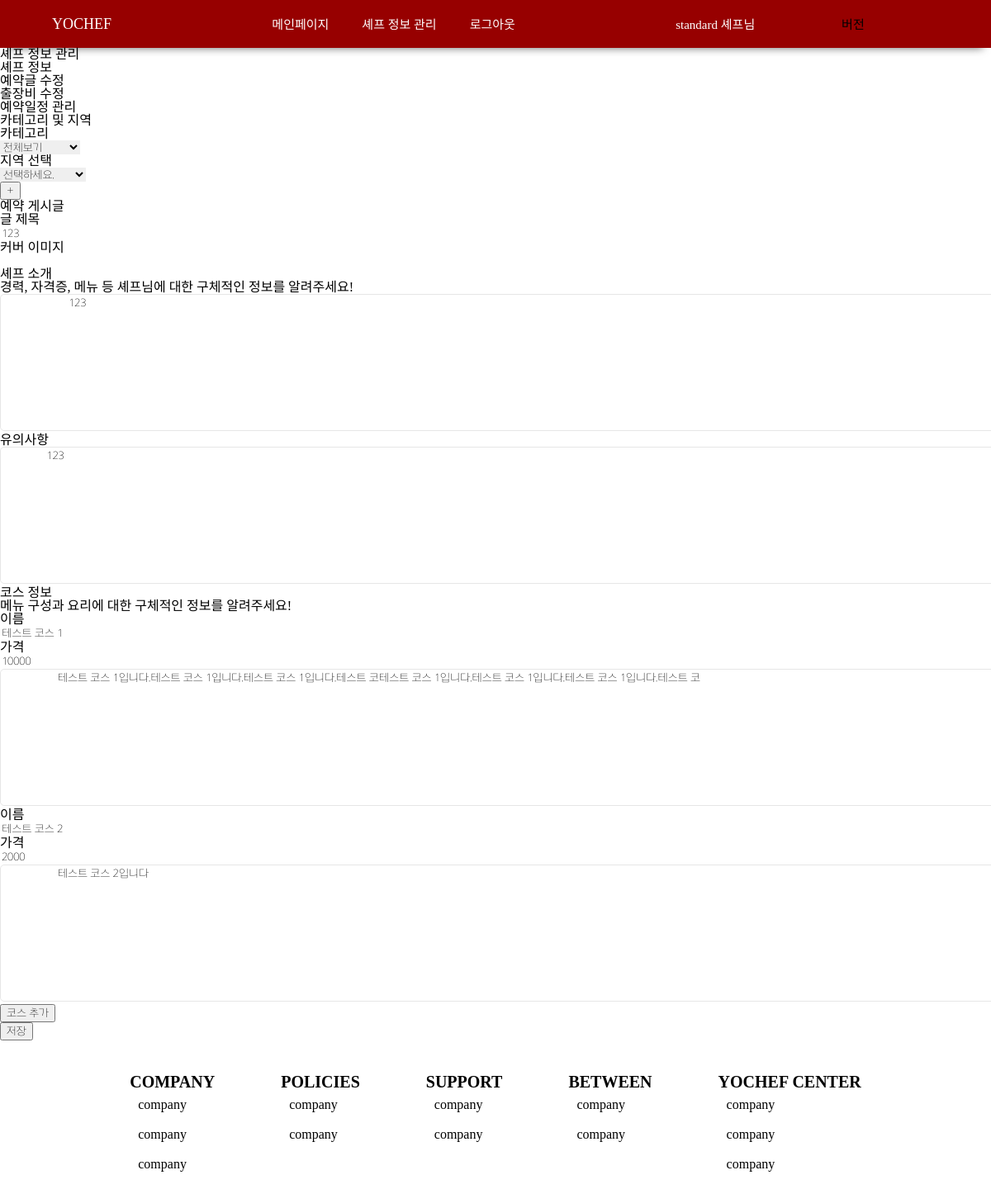
Page /chef/editPost/ (signed in) on the earlier database version.
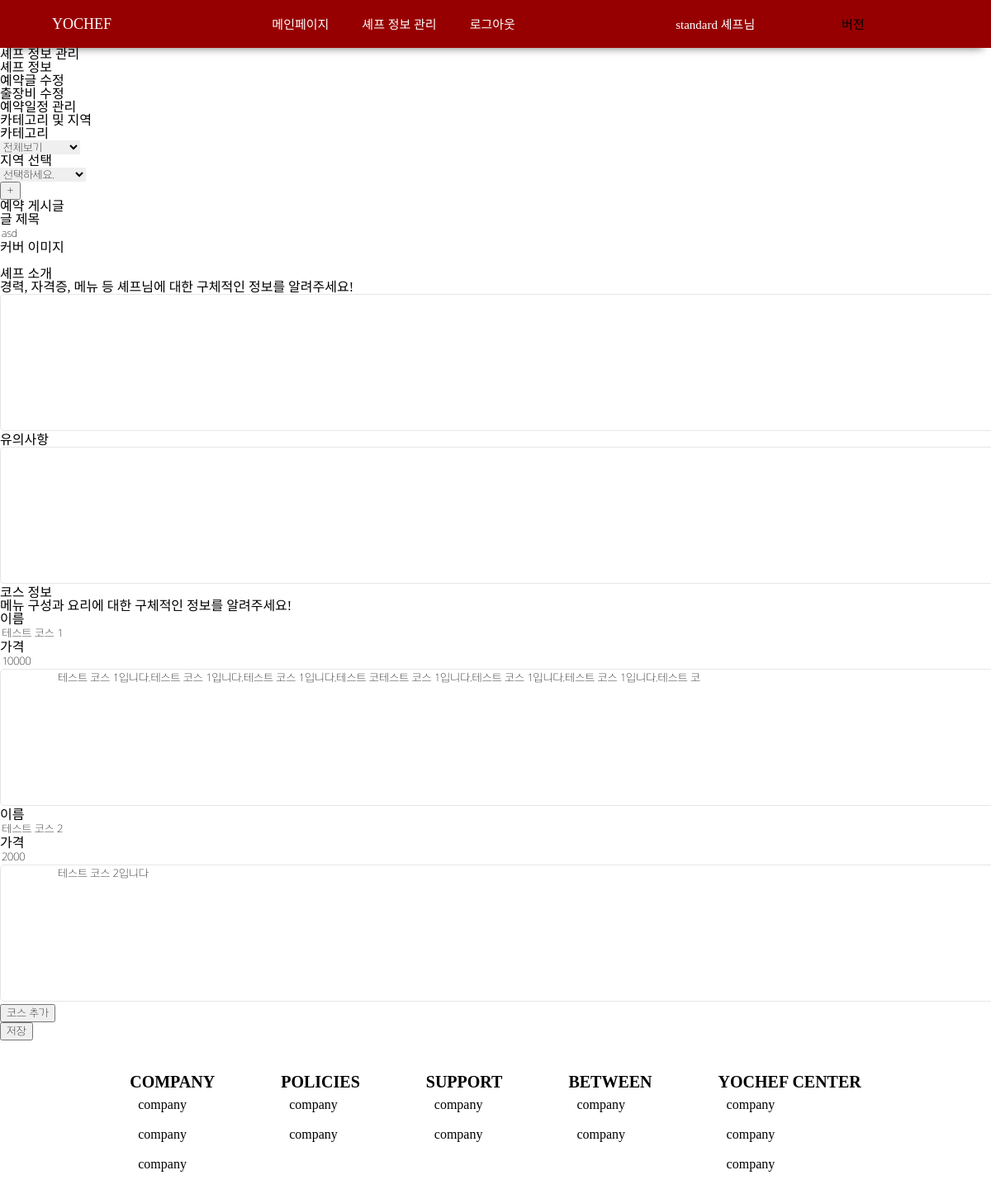
Same page on the later database version.
### chef/models.py (models this page shows, shortened)
class Post(models.Model):
	chef = models.OneToOneField(Chef, on_delete=models.CASCADE)
	region = models.IntegerField(null=True)
	regionDetail = models.ForeignKey(RegionDetail, null=True, on_delete=models.SET_NULL)
	title = models.TextField(max_length=255, null=True)
	introduce = models.TextField(max_length=5000, null=True)
	category = models.IntegerField(null=True)		# 한식, 일식, 중식, 아시안, 양식, 채식
	notice = models.TextField(max_length=5000, null=True)
	movingPrice = models.IntegerField(default=0)
	isOpen = models.BooleanField(default=True)
	registerDate = models.DateTimeField(auto_now=True)

### chef/views.py (the view)
# urls.py: path('editPost/', views.editPost, name="editPost"),
def editPost(request):
    chef = request.user.customer.chef
    post = Post.objects.get(chef=chef)
    coverImages = File.objects.filter(post=post, category=4)
    courses = Course.objects.filter(post=post)
    courseImageList = []
    for course in courses:
        courseImages = File.objects.filter(course=course, category=3)
        courseImageList.append(courseImages)
    region = post.region
    regionDetail = post.regionDetail
    context = {}
    context['chef'] = chef
    context['post'] = post
    context['coverImages'] = coverImages
    context['courses'] = courses
    context['courseImageList'] = courseImageList
    context['region'] = region
    context['regionDetail'] = regionDetail
    return render(request, 'editChefProfile_2.html', context)

### chef/templates/editChefProfile_2.html (shortened to what the changed rows need)
{% extends 'base_editChef.html' %}
{% block content %}
    <form name="editChefProfile_1" action="{% url 'updatePost' %}" method="POST" >
        <section class="category-region">
            <h2 class="category-region__header">카테고리 및 지역</h2>
        </section>
        <section class="post">
            <h2 class="post__header">예약 게시글</h2>
            <article class="post-title-wrapper">
                <h4 class="article-title">글 제목</h4>
                <input value="{{post.title}}" class="post-title__content" name="title" type="text" placeholder="예약글 제목을 입력해주세요.">
            </article>
            <article class="chef-intro-wrapper">
                <div class="chef-intro__content">
                    <textarea name="introduce" class="chefInfoInput" maxlength="500" cols="100" rows="10">
                        {{post.introduce}}
                    </textarea>
                </div>
            </article>
            <article class="notice-wrapper">
                <div class="notice__content">
                    <textarea name="notice" class="noticeInput" maxlength="500" placeholder="ex)
                    예약이 완료되면 안내 카톡을 보내드릴 예정입니다. 세부 요청사항은 카톡에서 말씀해주세요!
                    코스별 안내사항
                    코스 A: 준비시간 약 2시간
                    ※ 가격은 1인 기준입니다.
                    ※ 출장비 별도
                    " cols="100" rows="10">
                {{post.notice}}
                </textarea>
                </div>
            </article>
        </section>
    </form>
{% endblock %}

Differences in the rows shown:
changed Post: title "123" → "asd"; introduce "123" → (not shown); notice "123" → (not shown)
